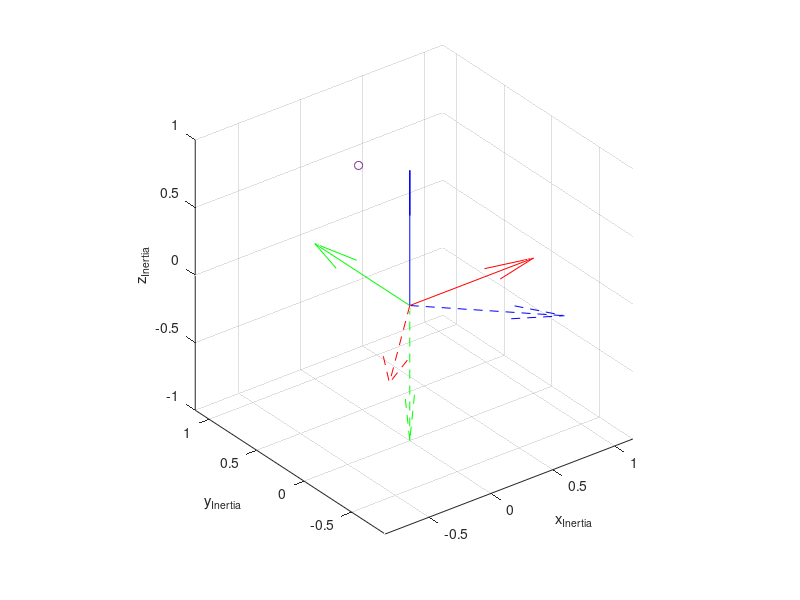

Source code (MATLAB):
clear; close all; clc;

% Inertia Coordinate (SystemI)
x_i = [1; 0; 0];
y_i = [0; 1; 0];
z_i = [0; 0; 1];
Sys_i = [x_i y_i z_i];

r_i = [0.2; 0.8; 0.6];
roll0  =  90;
pitch0 = 180;
yaw0   =  45; %[deg]

roll  = pi/180 * roll0; %[rad]
pitch = pi/180 * pitch0; %[rad]
yaw   = pi/180 * yaw0; %[rad]
M_i2s_roll  = [          1         0          0;
                         0 cos(roll) -sin(roll);
                         0 sin(roll)  cos(roll)];
M_i2s_pitch = [ cos(pitch)         0 sin(pitch);
                         0         1          0;
               -sin(pitch)         0 cos(pitch)];
M_i2s_yaw   = [   cos(yaw) -sin(yaw)          0;
                  sin(yaw)  cos(yaw)          0;
                         0         0          1];

% 1-2-3回転
Sys_s = M_i2s_yaw * M_i2s_pitch * M_i2s_roll * Sys_i;
r_s   = transpose(M_i2s_roll) * transpose(M_i2s_pitch) * transpose(M_i2s_yaw) * r_i;

figure
xi = quiver3(0, 0, 0, x_i(1), x_i(2), x_i(3), 0, 'Color', 'r');
hold on
yi = quiver3(0, 0, 0, y_i(1), y_i(2), y_i(3), 0, 'Color', 'g');
zi = quiver3(0, 0, 0, z_i(1), z_i(2), z_i(3), 0, 'Color', 'b');

xs = quiver3(0, 0, 0, Sys_s(1,1), Sys_s(2,1), Sys_s(3,1), 0, 'Color', 'r', 'LineStyle', '--');
ys = quiver3(0, 0, 0, Sys_s(1,2), Sys_s(2,2), Sys_s(3,2), 0, 'Color', 'g', 'LineStyle', '--');
zs = quiver3(0, 0, 0, Sys_s(1,3), Sys_s(2,3), Sys_s(3,3), 0, 'Color', 'b', 'LineStyle', '--');

rocation = plot3(r_i(1), r_i(2), r_i(3), 'o');
hold off
grid on
axis equal
xlabel('x_{Inertia}')
ylabel('y_{Inertia}')
zlabel('z_{Inertia}')
axis equal

fprintf("Position Vector on Inertia Coordinate \n");
fprintf(" r_i = (%f, %f, %f)^T \n", r_i(1), r_i(2), r_i(3));
fprintf("Position Vector on Spacecraft fixed Coordinate \n")
fprintf(" r_s = (%f, %f, %f)^T \n", r_s(1), r_s(2), r_s(3));
